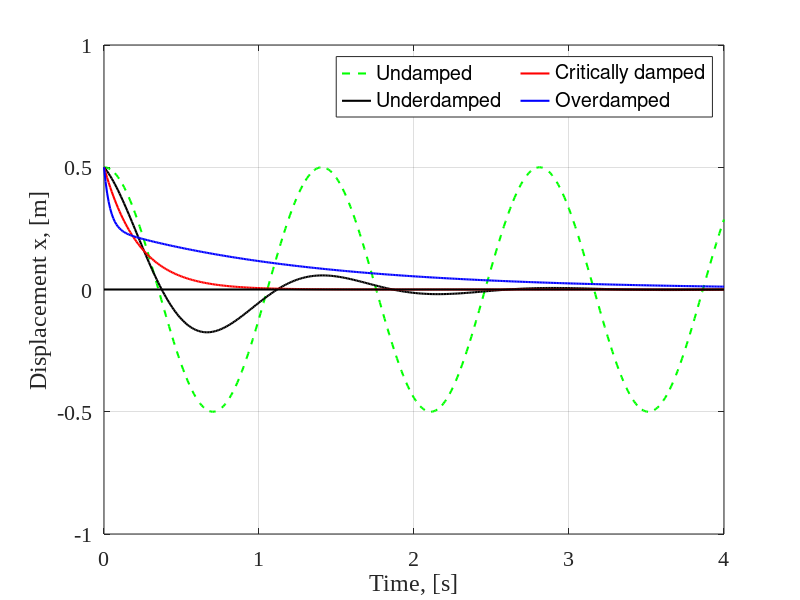

The MATLAB script that drew this image:
% Small script to plot the different types of (damped) harmonic motion for
% some given input conditions (feel free to change them).

% Dr. Roberto Merino-Martinez (Delft University of Technology, 2025.
% r.merinomartinez@tudelft.nl

clear;close all; clc

T = 4; % Simulation time, [s]
dt = 0.01; % Time step, [s]
A = 0.5; % Amplitude of oscillations, [m]
m = 5; % Mass of the oscillator, [kg]
k = 100; % Spring stiffness constant, [N/m]
phi = 0; % Initial phase, [rad]

t = 0:dt:T; % Time vector, [s]

% Undamped case
b_undamped = 0; % No damping case, [kg/s]
omegap_undamped = sqrt(k/m-b_undamped^2/(4*m^2)); % Undamped oscillation frequency, [rad/s]
x_undamped = A*cos(omegap_undamped*t+phi); % Undamped displacement over time, [m]

% Underdamped case
b_under = sqrt(4*m*k)/3; % Damping constant, [kg/s] CHOOSE SMALLER THAN b_critical
gamma_under = b_under/(2*m); % Gamma coefficient 
omegap_under = sqrt(k/m-b_under^2/(4*m^2)); % Underdamped oscillation frequency, [rad/s]
x_under = A.*exp(-gamma_under.*t).*cos(omegap_under*t+phi); % Underdamped displacement over time, [rad/s]

% Critically damped case
b_critical = sqrt(4*m*k); % Damping constant, [kg/s]
gamma_critical = b_critical/(2*m); % Gamma coefficient 
omegap_critical = sqrt(k/m-b_critical^2/(4*m^2)); % Critically damped oscillation frequency, [rad/s]
x_critical = A.*exp(-gamma_critical.*t).*cos(omegap_critical*t+phi); % Critically damped displacement over time, [rad/s]

% Overdamped case
b_over = sqrt(4*m*k)*3; % Damping constant, [kg/s] CHOOSE LARGER THAN b_critical
gamma_over = b_over/(2*m); % Gamma coefficient 
omegap_over = sqrt(k/m-b_over^2/(4*m^2)); % Overdamped oscillation frequency, [rad/s]
x_over = A.*exp(-gamma_over.*t).*cos(omegap_over*t+phi); % Overdamped displacement over time, [rad/s]

%% Plot results

fig=figure();
plot(t,x_undamped,'g--','LineWidth',1.5)
hold on
plot(t,x_under,'k-','LineWidth',1.5)
plot(t,x_critical,'r-','LineWidth',1.5)
plot(t,x_over,'b-','LineWidth',1.5)
plot([t(1) t(end)], [0 0],'k-','LineWidth',1.5)
axis ([0 T -2*A 2*A])
legend ('Undamped', 'Underdamped','Critically damped','Overdamped','Location','NorthEast','NumColumns',2)
xlabel ('Time, [s]'); ylabel('Displacement x, [m]')
grid on
set(gca,'FontName','Times New Roman','FontSize',16)
